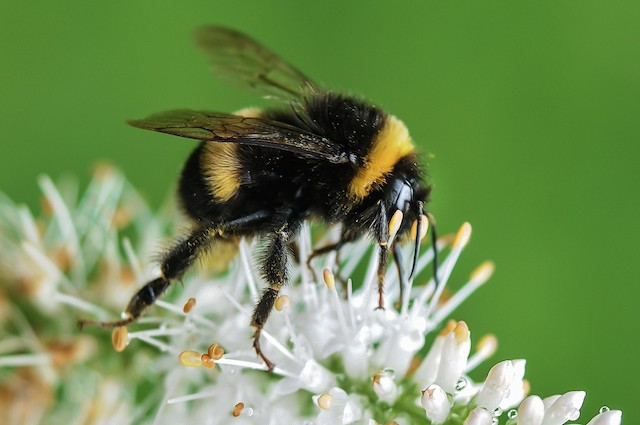
%> input picture Src/Segmentation/SLIC_mex/bee.jpg, 640 x 425 px
$ octave --eval "result = gabor_filter(imread('../../Src/Segmentation/SLIC_mex/bee.jpg'));"   (GNU Octave 9; MATLAB toolbox functions it lacks are replaced by stand-ins)
%> lines starting %> are read from the running program, lines starting %| are printed output that depends on the picture
function img_out_disp = gabor_filter(image)
% an example to demonstrate the use of gabor filter.
% requires lena.jpg in the same path.
% the results mimic:
% http://matlabserver.cs.rug.nl/edgedetectionweb/web/edgedetection_examples
% .html
% using default settings (except for in radians instead of degrees)
%
% note that gabor_fn only take scalar inputs, and multiple filters need to
% be generated using (nested) loops
%
% also, apparently the scaling of the numbers is different from the example
% software at
% http://matlabserver.cs.rug.nl
% but are consistent with the formulae shown there

lambda  = 8;
theta   = 0;
psi     = [0 pi/2];
gamma   = 0.5;
bw      = 1;
N       = 8;

img_in = im2double(image);
img_in(:,:,2:3) = [];   % discard redundant channels, it's gray anyway
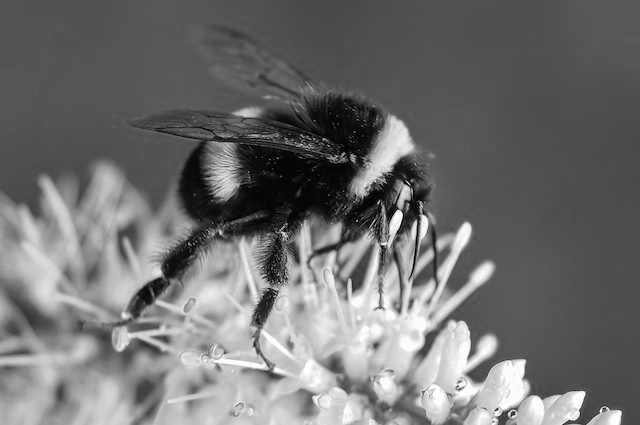
%> img_in: size 425x640 double; min 0, max 1, mean 0.439
img_out = zeros(size(img_in,1), size(img_in,2), N);
for n=1:N
    gb = gabor_fn(bw,gamma,psi(1),lambda,theta)...
        + 1i * gabor_fn(bw,gamma,psi(2),lambda,theta);
    % gb is the n-th gabor filter
    img_out(:,:,n) = imfilter(img_in, gb, 'symmetric');
    % filter output to the n-th channel
    theta = theta + 2*pi/N;
    % next orientation
end
%> after the loop, theta = 6.28

% default superposition method, L2-norm
img_out_disp = sum(abs(img_out).^2, 3).^0.5;
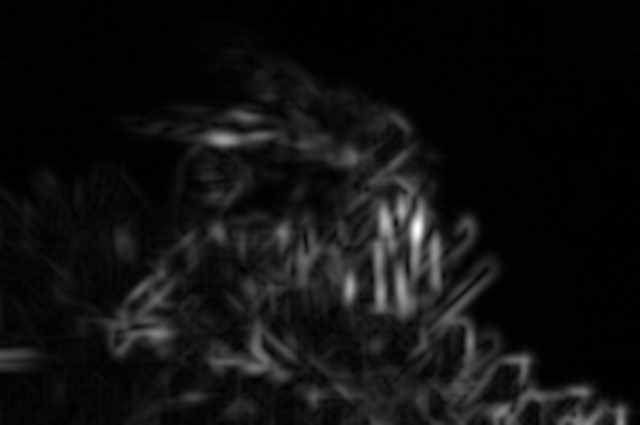
%> img_out_disp: size 425x640 double; min 0.184, max 40.91, mean 2.9; drawn with min black and max white

% normalize
%img_out_disp = img_out_disp./max(img_out_disp(:));
img_out_disp = mat2gray(img_out_disp);
%figure;imshow(img_out_disp);

end

function gb=gabor_fn(bw,gamma,psi,lambda,theta)
% [5 lines of commented-out code are left out]

sigma = lambda/pi*sqrt(log(2)/2)*(2^bw+1)/(2^bw-1);
sigma_x = sigma;
sigma_y = sigma/gamma;

sz=fix(8*max(sigma_y,sigma_x));
if mod(sz,2)==0, sz=sz+1;end

% alternatively, use a fixed size
% sz = 60;

[x y]=meshgrid(-fix(sz/2):fix(sz/2),fix(sz/2):-1:fix(-sz/2));
% x (right +)
% y (up +)

% Rotation
x_theta=x*cos(theta)+y*sin(theta);
y_theta=-x*sin(theta)+y*cos(theta);

gb=exp(-0.5*(x_theta.^2/sigma_x^2+y_theta.^2/sigma_y^2)).*cos(2*pi/lambda*x_theta+psi);
%imshow(gb/2+0.5);

end
